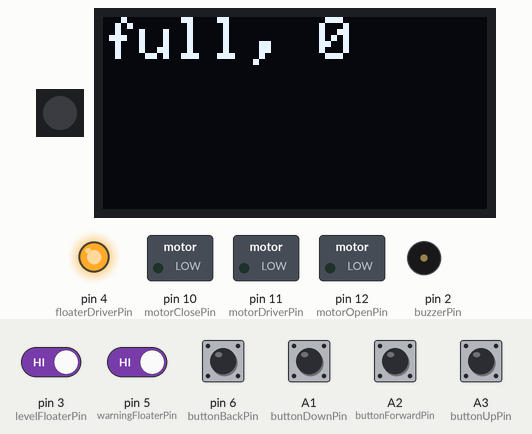
This sketch was run on a simulated Arduino Uno, built with avr-gcc and run on an emulated ATmega328P. On the bench: 1 RGB LEDs in strip order, left to right, 128×64 one-colour display, switched loads named in the sketch (green lamp = pin HIGH), output pins drawn as LEDs (lit = HIGH), buzzer (waves = sounding, pin HIGH). The test bench sets the inputs (shaded band); at power-on: A1 (buttonDownPin), A2 (buttonForwardPin), A3 (buttonUpPin), pin 3 (levelFloaterPin), pin 5 (warningFloaterPin), pin 6 (buttonBackPin) HIGH.

Above: at 2.7 s.
2.8 s: pin 6 (buttonBackPin) pulled LOW for 0.15 s
At 2.97 s:
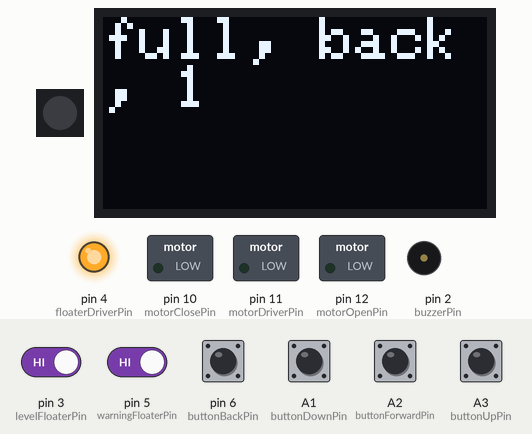
4.5 s: pin 3 (levelFloaterPin) driven LOW
At 5.7 s:
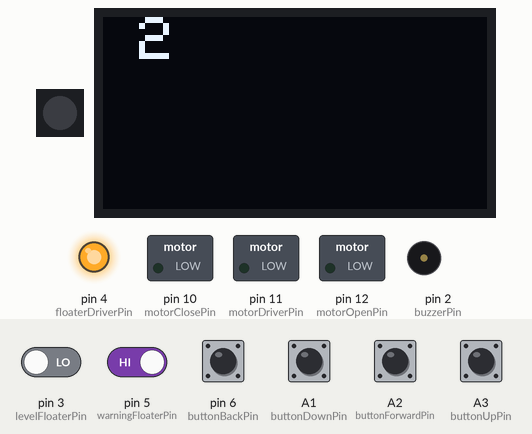
6.0 s: pin 5 (warningFloaterPin) driven LOW
At 7.2 s:
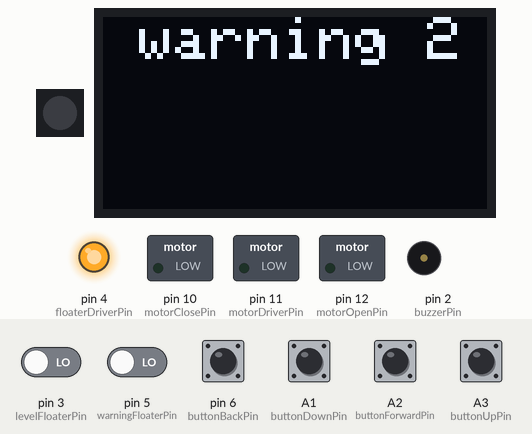
7.5 s: A1 (buttonDownPin) pulled LOW for 0.15 s
At 7.61 s:
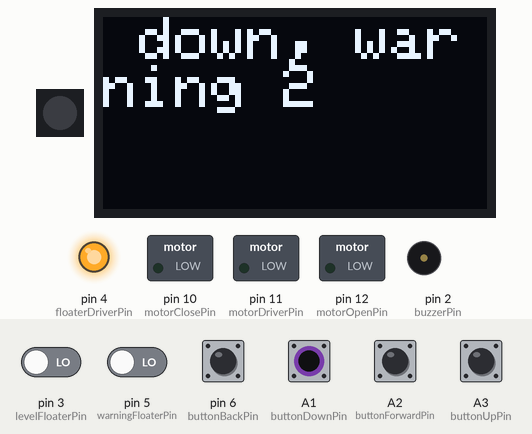
9.1 s: A2 (buttonForwardPin) pulled LOW for 0.15 s
At 9.21 s:
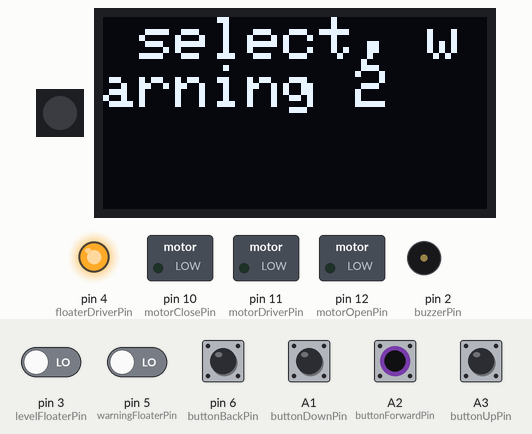
10.7 s: A3 (buttonUpPin) pulled LOW for 0.15 s
At 10.81 s:
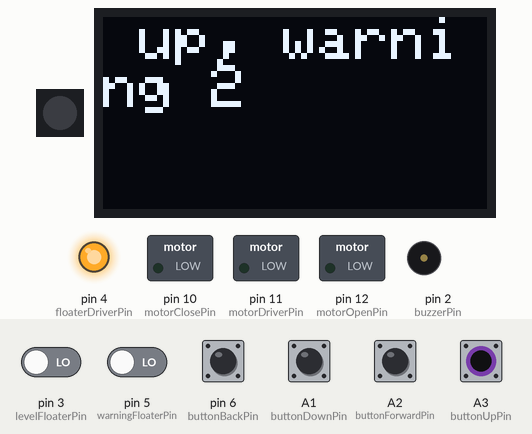
Timing chart, 0 to 13.3 s (numbered marks = the images above; inputs shaded):
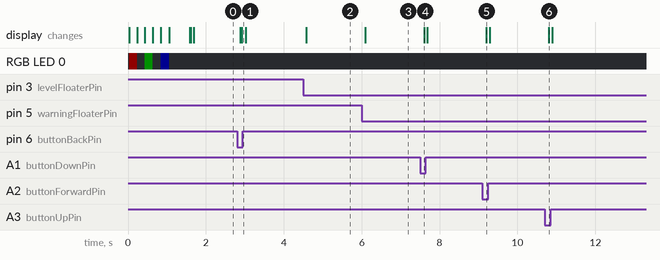

Measured:
- after the input at 2.8 s, the display: first changes after 0.09 s (image 1 shows a later state)
- after the input at 4.5 s, the display: changes after 0.07 s (image 2)
- after the input at 6.0 s, the display: changes after 0.09 s (image 3)
- after the input at 7.5 s, the display: changes after 0.10 s (image 4)
- after the input at 9.1 s, the display: changes after 0.10 s (image 5)
- after the input at 10.7 s, the display: changes after 0.10 s (image 6)

The sketch:

prototype1.ino
```cpp
//2018-07-16 MAB and SAB
//sofware to control the water tank at rte de chesalles 90
//2 sensor:
//floater to detect high water - simple, and enough
//floater to detect water TOO HIGH
//1 actuator: motor to open and close the valve, no sensor on state of motor
//3 buttons
//enable/disable - disable state for maintenance purposes
//spritz (short opening during disable state)
//force on -- for manually triggering refill
//4 leds
// red = disable
// orange is spritz
// green for ready to refill (timer up or forced fill)
// blue = refilling
//1 buzzer for water too high alert and button press feedback

#include <EEPROM.h>
#include <Adafruit_NeoPixel.h>
//#include "EEPROMAnything.h"

#include <SPI.h>
#include <Wire.h>
#include <Adafruit_GFX.h>
#include <Adafruit_SSD1306.h>

//parameters
/////////////
int cooldownDelay = 60 * 60 * 4; // in sec, triggers automatically at most every 4h (defined in seconds)
int openingTime = 5500; //in ms
int closingTime = 5800; //in ms
boolean debug = true;
int debounceThreshold = 8; //number of consecutive reads on a state before registering the input

//pin definition
////////////////
unsigned int levelFloaterPin = 3;
unsigned int floaterDriverPin = 4;
unsigned int warningFloaterPin = 5;

unsigned int motorOpenPin = 12;
unsigned int motorClosePin = 10;
unsigned int motorDriverPin = 11;

unsigned int buttonBackPin = 6;
unsigned int buttonUpPin = A3;
unsigned int buttonForwardPin = A2;
unsigned int buttonDownPin = A1;

unsigned int buzzerPin = 2;
unsigned int ledPin = A0;

//convenient global variable
unsigned int ledState[] = {0, 0, 1, 0, 2}; // 0 = off, 1 = on, 2 = blink
unsigned int buttonState[] = {0, 0, 0, 0}; // 0 = no press, 1=pressed
unsigned int floaterState[] = {1, 0}; //1=water, 0=no water
unsigned int inputStatus[6];
int mooreState;
int cooldownTimer;
int lastState;

//stat keeping
int uptimeLoc = 0;
int opentimeLoc = 32;
int openCountLoc = 64;
int closeCountLoc = 72;
unsigned long uptimeCheck = 0;
unsigned long opentimeCheck = 0;
typedef enum{
  warning= 0,
  back   = 1,
  up     = 2,
  select = 3,
  down   = 4,
  full   = 5,
} input_t;


Adafruit_NeoPixel led(1, ledPin, NEO_GRB + NEO_KHZ800);
Adafruit_SSD1306 oled(128, 64, &Wire, -1);

void setup() {
  Serial.begin(115200);

  pinMode(levelFloaterPin, INPUT_PULLUP);
  pinMode(warningFloaterPin, INPUT_PULLUP);
  pinMode(floaterDriverPin, OUTPUT);
  pinMode(motorOpenPin, OUTPUT);
  pinMode(motorClosePin, OUTPUT);
  pinMode(motorDriverPin, OUTPUT);
  pinMode(buttonBackPin, INPUT_PULLUP);
  pinMode(buttonUpPin, INPUT_PULLUP);
  pinMode(buttonForwardPin, INPUT_PULLUP);
  pinMode(buttonDownPin, INPUT_PULLUP);
  pinMode(buzzerPin, OUTPUT);

  //set pin status
  led.begin();
  led.clear();
  led.show();
  digitalWrite(floaterDriverPin, HIGH);
  digitalWrite(motorDriverPin, LOW);

  if (!oled.begin(SSD1306_SWITCHCAPVCC, 0x3C)) {
    Serial.println(F("SSD1306 allocation failed"));
  }
  oled.clearDisplay();

  //self test
  actionBeep();//buzzer
  ledSet(1, 0, 0, 0); del(200); //red
  ledSet(0, 0, 0, 0); del(200); //off
  ledSet(0, 0, 1, 0); del(200); //green
  ledSet(0, 0, 0, 0); del(200); //off
  ledSet(0, 0, 0, 1); del(200); //blue
  ledSet(0, 0, 0, 0);        //off
  oled.invertDisplay(true); oled.display(); delay(500);  oled.invertDisplay(false); oled.display();

}

void loop() {
  char output[128];
  static bool history = false;
  static int count = 0;
  output[0] = '\0';
  if(getState(full))
    sprintf(output, "full,");
  if(getState(back))
    sprintf(output, "%s back,", output);
  if(getState(up))
    sprintf(output, "%s up,", output);
  if(getState(select))
    sprintf(output, "%s select,", output);
  if(getState(down))
    sprintf(output, "%s down,", output);
  if(getState(warning))
    sprintf(output, "%s warning", output);
  sprintf(output, "%s %d", output, count);

  if(history != getState(back)){
    history = !history;
    count++;
  }


  //Serial.println(output);
  oled.clearDisplay();
  oled.setTextSize(2);             // Normal 1:1 pixel scale
  oled.setTextColor(SSD1306_WHITE);        // Draw white text
  oled.setCursor(0,0);             // Start at top-left corner
  oled.println(output);
  oled.display();
  //actionBeep();
  for(int i = 0; i < 4; i ++)
    inputScan();
}

void actionBeep() {
  digitalWrite(buzzerPin, HIGH);
  delay(2);
  digitalWrite(buzzerPin, LOW);
}

void ledSet(int red, int deprecated, int green, int blue) {
  led.setPixelColor(0, led.Color(red << 4, green << 4, blue << 4));
  led.show();
}

void del(int ms) {
  delay(ms);
}

//inputs with debounce function
void inputScan() {
  int pinList[] = {warningFloaterPin, buttonBackPin, buttonUpPin, buttonForwardPin, buttonDownPin};
  int i;
  for (i = 0; i < 5; i++) {
    if (digitalRead(pinList[i]) == LOW) {
      inputStatus[i]++;
    }
    else {
      inputStatus[i] /= 2;
    }
  }

  if (digitalRead(levelFloaterPin) == HIGH)
    inputStatus[i]++;
  else
    inputStatus[i] /= 2;
}

//get the state of a given input
//return true if input is active
bool getState(input_t source){
  return inputStatus[source] > debounceThreshold;
}
```
